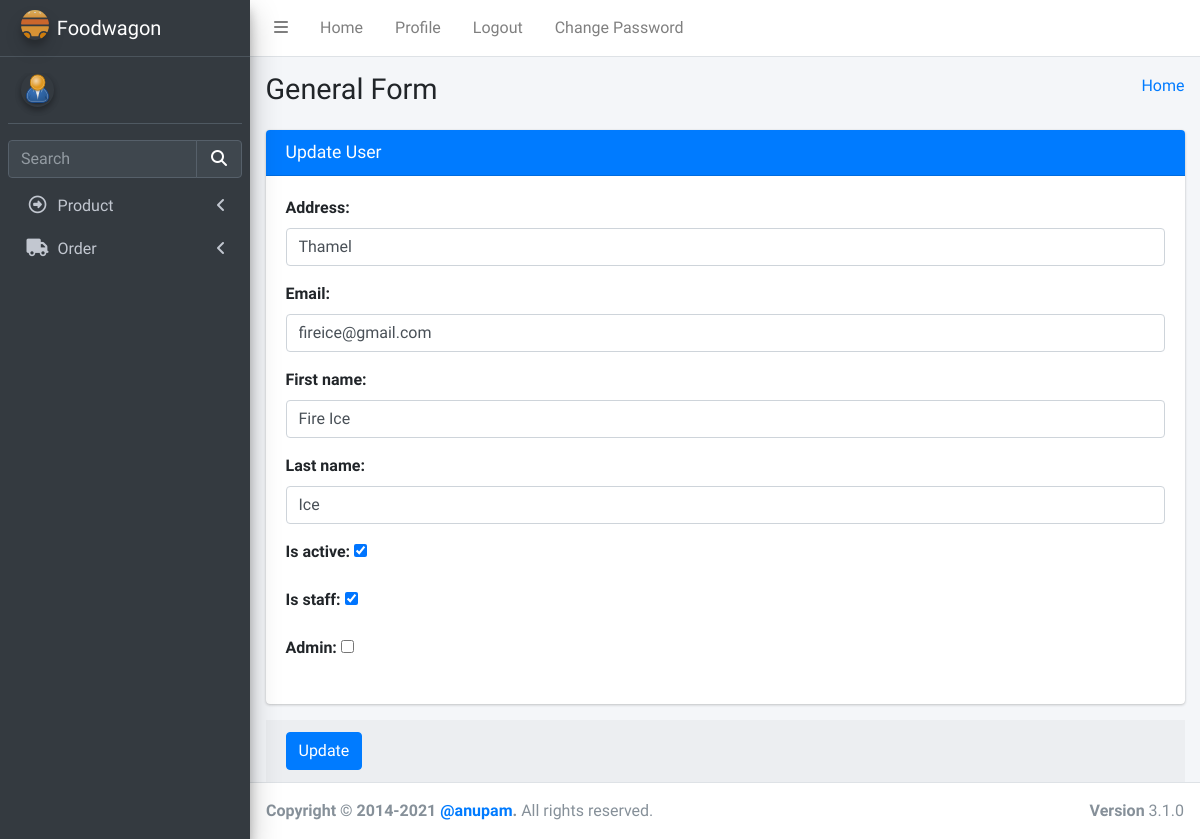
Before: /admins/21/ with the older database file.
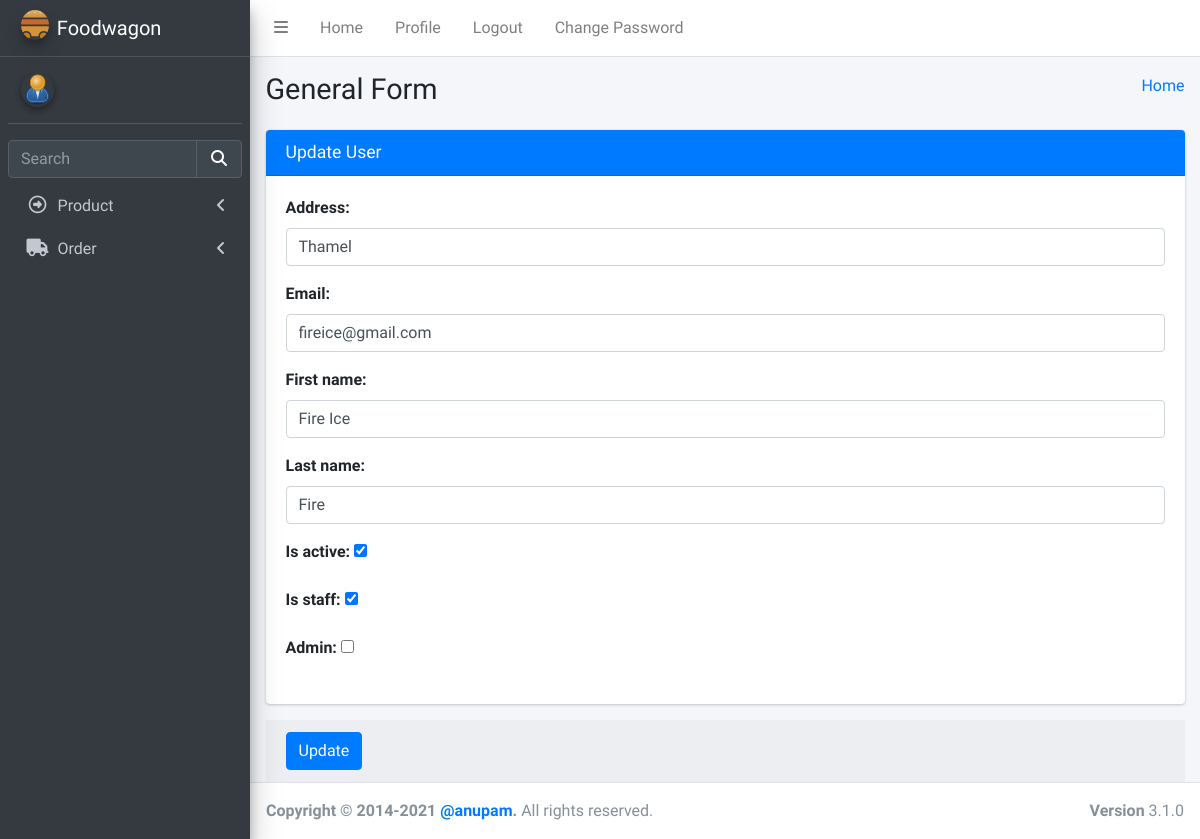
After: the same page with the newer database file.
### login/models.py (models this page shows, shortened)
class User(AbstractBaseUser):
    email = models.EmailField(max_length=255, unique=True, default="a@gmail.com")
    address = models.TextField(max_length=30, blank=True)
    first_name = models.TextField(max_length=30, blank=True, default="eg aster")
    last_name = models.TextField(max_length=30, blank=True)
    is_staff = models.BooleanField(default=False)  # non super-user
    is_active = models.BooleanField(default=False)
    admin = models.BooleanField(default=False)  # a superuser
    last_login = models.DateTimeField(blank=True, null=True, verbose_name="last login")
    profile_pic = models.ImageField(blank=True, null=True, upload_to="images/user/")
    USERNAME_FIELD = "email"
    objects = UserManager()

### admins/views.py (the view, shortened to what this page needs)
# urls.py: path("<int:id>/", views.UpdateUser, name="updateuser"),
def UpdateUser(request, id):
    data = User.objects.get(pk=id)
    fm = UserUpdateForm(instance=data)
    return render(request, "admin/updateuser.html", {"form": fm})

### templates/admin/updateuser.html (shortened to what this page needs)
{%extends "admin/base.html" %} {% load static %}
{% block csspart %}
<link rel="stylesheet" href="{%static 'plugins/fontawesome-free/css/all.min.css' %}" />
<link rel="stylesheet" href="{%static 'dist/css/adminlte.min.css' %}" />
</head>
{% endblock csspart %}
{%block bodycontent%}
<body class="hold-transition sidebar-mini">
    <div class="wrapper">
        <div class="content-wrapper">
            <section class="content-header">
                <div class="container-fluid">
                    <div class="row mb-2">
                        <div class="col-sm-6">
                            <h1>General Form</h1>
                        </div>
                        <div class="col-sm-6">
                            <ol class="breadcrumb float-sm-right">
                                <li class="breadcrumb-item"><a href="#">Home</a></li>
                            </ol>
                        </div>
                    </div>
                </div>
            </section>
            <section class="content">
                <div class="container-fluid">
                    <div class="row">
                        <div class="col-md-12">
                            <div class="card card-primary">
                                <div class="card-header">
                                    <h3 class="card-title">Update User</h3>
                                </div>
                                <form method="POST" action="" novalidate>
                                <div class="card-body">
                                    {%for formfield in form%}
                                        <div class="form-group">
                                            {{formfield.label_tag}}
                                            {{ formfield}}
                                        </div>
                                    {% endfor%}
                                </div>
                            </div>
                            <div class="card-footer">
                                <button type="submit" class="btn btn-primary">
                                    Update
                                </button>
                            </div>
                        </div>
                    </div>
                </div>
        </div>
    </div>
    {%endblock bodycontent%}

Changed rows visible on the page:
changed User "Thamel": last_name "Ice" → "Fire"
